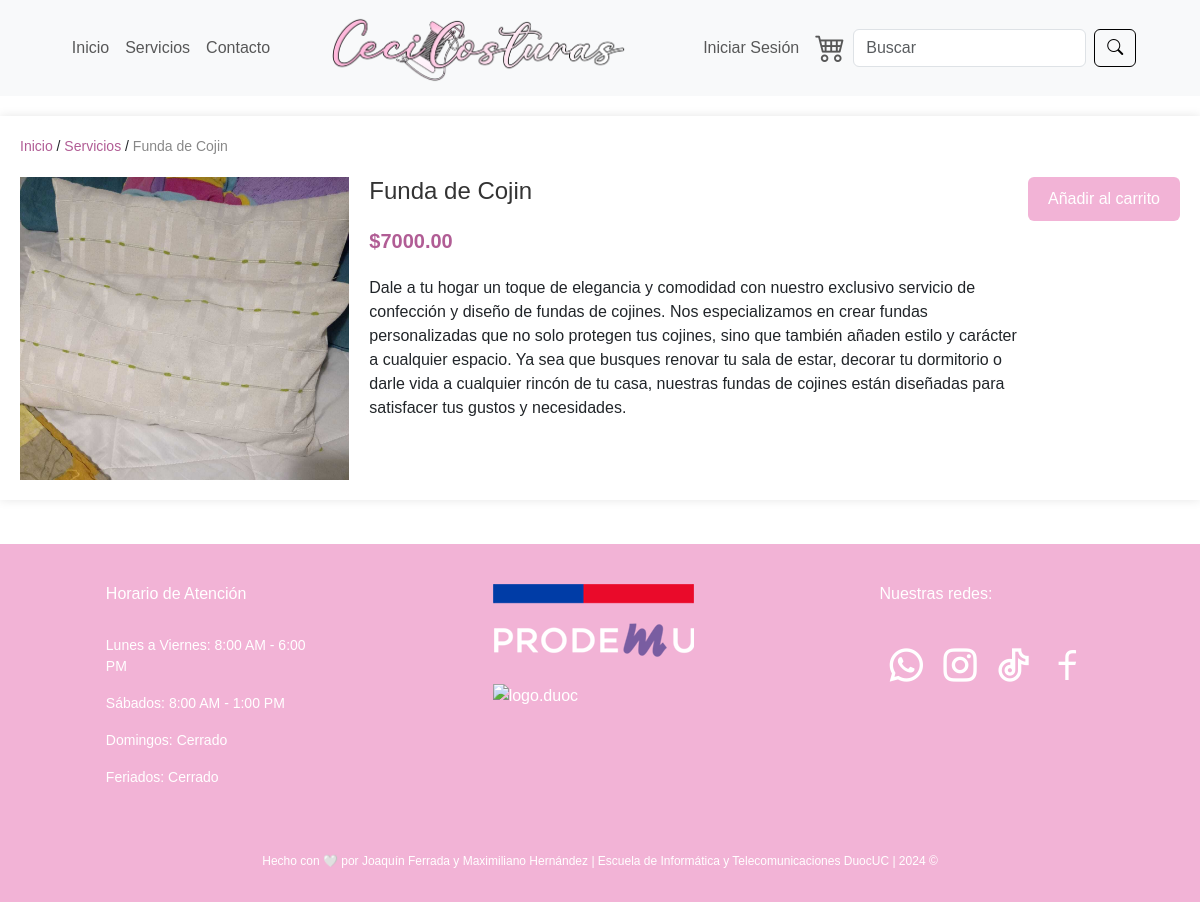
The page /services/8/ on the database its author committed.
### services/models.py (models this page shows, shortened)
class Service(models.Model):
    id = models.AutoField(primary_key=True)
    title = models.CharField(max_length=100)
    description = models.TextField()
    price = models.DecimalField(max_digits=10, decimal_places=2)
    image = models.ImageField(upload_to='services/', blank=True, null=True)  # Guarda en media/services
    create_time = models.DateTimeField(auto_now_add=True)
    update_time = models.DateTimeField(auto_now=True)

### services/views.py (the view)
# urls.py: path('<int:id>/', views.descripcion_servicio, name='descripcion_servicio'),
def descripcion_servicio(request, id):
    servicio = get_object_or_404(Service, id=id) # Obtén el servicio o muestra un error 404 si no existe
    context =   {'servicio': servicio}
    return render(request, 'services/descripcion_servicio.html', context)

### services/templates/services/descripcion_servicio.html (shortened to what this page needs)
{% load static %}
<!DOCTYPE html>
<html lang="en">
<head>
    <link href="https://cdn.jsdelivr.net/npm/bootstrap@5.3.3/dist/css/bootstrap.min.css" rel="stylesheet">
    <link rel="stylesheet" href="{% static 'css/style.css' %}">
    <link rel="stylesheet" href="https://cdn.jsdelivr.net/npm/bootstrap-icons@1.11.3/font/bootstrap-icons.min.css">
    <link href="https://cdn.jsdelivr.net/npm/remixicon@4.2.0/fonts/remixicon.css" rel="stylesheet">
</head>
<body>
    <nav class="navbar navbar-expand-md bg-body-tertiary">
        <div class="container-fluid">
            <div class="collapse navbar-collapse order-3 order-md-2" id="navbar-left">
                <ul class="navbar-nav me-auto">
                    <li class="nav-item">
                        <a class="nav-link" aria-current="page" href="{% url 'index' %}">Inicio</a>
                    </li>
                    <li class="nav-item">
                        <a class="nav-link" href="{% url 'servicios' %}">Servicios</a>
                    </li>
                    <li class="nav-item">
                        <a class="nav-link" href="{% url 'formulario' %}">Contacto</a>
                    </li>
                </ul>
            </div>
            <a class="navbar-brand order-1 order-md-3" href="{% url 'index' %}"><img src="{% static 'images/logo.png' %}"
                    alt="Logo" class="responsive-logo"></a>
            <div class="collapse navbar-collapse order-4 order-md-4" id="navbar-right">
                <ul class="navbar-nav ms-auto d-flex ">
                        {% if user.is_authenticated %}
                        <li class="nav-item">
                            <form action="{% url 'logout' %}" method="post">
                                {% csrf_token %}
                               <a class="nav-link" href="{% url 'logout' %}">Cerrar Sesión</a>
                            </form>
                        </li>
                        {% else %}
                        <li>
                            <a class="nav-link" href="{% url 'login' %}">Iniciar Sesión</a>
                        </li>
                        {% endif %}
                    <li class="nav-item">
                        <a class="nav-link" href="{% url 'carrito' %}"><i class="bi bi-cart4 carrito-login"></i></a>
                    </li>
                    <li class="nav-item">
                        <form class="form-inline d-flex">
                            <input class="form-control me-2" type="search" placeholder="Buscar" aria-label="Buscar">
                            <button class="btn  btn-rosado" type="submit"><i class="bi bi-search"></i></button>
                        </form>
                    </li>
                </ul>
            </div>
        </div>
    </nav>
    <div class="container-servicio">
        <div class="breadcrumbs">
            <a href="{% url 'index' %}">Inicio</a> / <a href="{% url 'servicios' %}">Servicios</a> / <span>{{ servicio.title }}</span>
        </div>
        <div class="product">
            <div class="product-images">
                <img src="{{ servicio.image.url }}" alt="{{ servicio.title }}" class="main-image">
            </div>
            <div class="product-details">
                <h1>{{ servicio.title }}</h1>
                <p class="price">
                    <span class="discounted-price">${{ servicio.price }}</span>
                </p>
                <div class="description">
                    <p>{{ servicio.description }}</p>
                </div>
            </div>
            <div>
                <form method="post" action="{% url 'add_to_cart' servicio.id %}">
                    <button class="btn btn-primary add-to-cart" type="submit">Añadir al carrito</button>
                </form>
            </div>
        </div>
    </div>
    <br><footer class="footer">
        <div class="container">
            <div class="row">
                <div class="col" style="margin-right: 150px;">
                    <br>
                    <h6>Horario de Atención</h6>
                    <br>
                    <p class="footer-text">Lunes a Viernes: 8:00 AM - 6:00 PM</p>
                    <p class="footer-text">Sábados: 8:00 AM - 1:00 PM</p>
                    <p class="footer-text">Domingos: Cerrado</p>
                    <p class="footer-text">Feriados: Cerrado</p>
                </div>
                <div class="col" style="margin-right: 150px;">
                    <br><a href="https://www.prodemu.cl/" target="_blank">
                        <img class="img-footer" src="{% static 'images/prodemu.png' %}"
                            alt="logo.prodemu"></a>
                    <br><br><a
                        href="https://www.duoc.cl/?noticia_post_type=estudiantes-de-la-sede-valparaiso-desarrollaran-sitios-web-para-emprendedoras-beneficiadas-por-promedu"
                        target="_blank">
                        <img class="img-footer"
                            src="https://www.duoc.cl/wp-content/themes/wordpress-duoc-cl/images/logo-duoc.svg"
                            alt="logo.duoc"></a>
                </div>
                <div class="col">
                    <br>
                    <h6>Nuestras redes:</h6>
                    <br>
                    <div class="iconos">
                        <a href="https://web.whatsapp.com/send?phone=56987795611" target="_blank"><i
                                class="ri-whatsapp-line"></i></a>
                        <a href="#"><i class="ri-instagram-line"></i></a>
                        <a href="#"><i class="ri-tiktok-line"></i></a>
                        <a href="#"><i class="ri-facebook-line"></i></a>
                    </div>
                </div>
            </div>
        </div>
        <br><br>
        <p class="footer-small">Hecho con 🤍 por Joaquín Ferrada y Maximiliano Hernández | Escuela de Informática y
            Telecomunicaciones DuocUC | 2024 &copy;</p>
    </footer>
</body>
</html>

### static/css/style.css (style rules this page uses)
body { margin: 0; font-family: 'Poppins', sans-serif; background-color: white; }
*, *::after, *::before { padding: 0; margin: 0; }
:root { --negro: #0D0D0D; --blanco: #F2F2F2; --primary: #F2B3D6; --secondary: #F2C9E0; --oscuro: #260115; --footer: #b15d95; }
.responsive-logo { max-height: 70px; width: auto; height: auto; }
.navbar-nav { flex: 1; display: flex; justify-content: center; align-items: center; }
.carrito-login { font-size: 30px; }
.btn-rosado { color: black; border-color: black; }
footer { background-color: var(--primary); color: #fff; padding: 1em 0; width: auto; height: auto; color: white; }
.footer-small { font-size: 12px; text-align: center; display: flex; justify-content: center; align-items: center; }
.footer-text { font-size: 14px; }
footer .iconos { display: flex; align-items: center; }
footer a { color: #fff; text-decoration: none; }
.iconos a { margin: 0 6px; font-size: 40px; transition: transform 0.3s ease, box-shadow 0.3s ease; }
.container { width: 100%; display: flex; flex-wrap: wrap; justify-content: center; max-width: 1300px; }
.container-servicio { max-width: 1200px; margin: 20px auto; background-color: #fff; padding: 20px; box-shadow: 0 0 10px rgba(0, 0, 0, 0.1); }
.breadcrumbs { font-size: 14px; margin-bottom: 20px; }
.breadcrumbs a { color: var(--footer); text-decoration: none; }
.breadcrumbs span { color: #888; }
.product { display: flex; flex-wrap: wrap; }
.product-images { flex: 1; min-width: 300px; margin-right: 20px; }
.main-image { width: 100%; height: auto; }
.product-details { flex: 2; min-width: 300px; }
.product-details h1 { margin-top: 0; font-size: 24px; color: #333; }
.price { margin: 20px 0; }
.discounted-price { color: var(--footer); font-size: 20px; }
.reference, .description, .usage, .specifications, .material { margin-bottom: 20px; }
.add-to-cart { background-color: var(--primary); color: #fff; padding: 10px 20px; border: none; cursor: pointer; font-size: 16px; }
.price { color: var(--primary); font-weight: bold; }

### rows shown on the page
Service: title "Funda de Cojin", image (picture), price "7000.00", description "Dale a tu hogar un toque de elegancia y comodidad con nuestro exclusivo servicio de confección y diseño de fundas de cojines. Nos especializamos en crear fundas personalizadas que no solo protegen tus cojines, sino que también añaden estilo y carácter a cualquier espacio. Ya sea que busques renovar tu sala de estar, decorar tu dormitorio o darle vida a cualquier rincón de tu casa, nuestras fundas de cojines están diseñadas para satisfacer tus gustos y necesidades."
